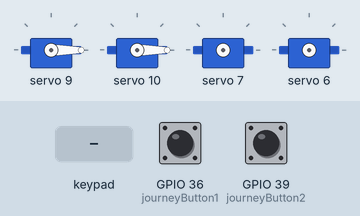
The sketch below on a simulated ESP32. Shown: 4 × servo. The test bench sets the inputs (shaded band); at power-on: GPIO 36 (journeyButton1) LOW, GPIO 39 (journeyButton2) LOW. What the sketch prints to the serial monitor is not drawn.

Above: at 2.2 s.
2.3 s: key 'X' pressed
3.8 s: key 'O' pressed
5.3 s: key 'S' pressed
At 6.0 s:
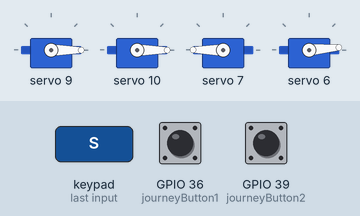
6.8 s: key 'T' pressed
At 7.1 s:
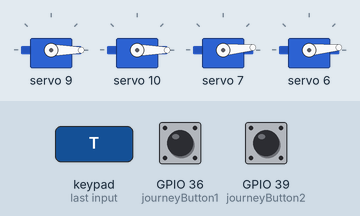
8.3 s: key 'O' pressed
At 9.6 s:
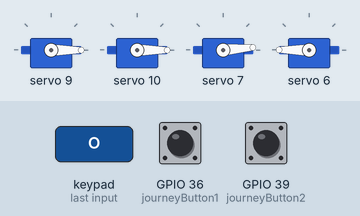
Timing chart, 0 to 10.8 s (numbered marks = the images above; inputs shaded):
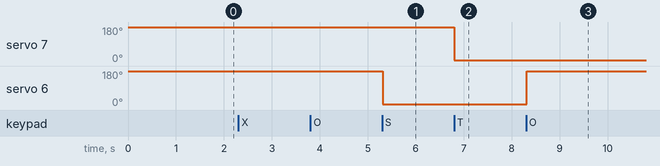

The sketch:

Hgear_with_switch.ino
```cpp
#include <Adafruit_PWMServoDriver.h>
#include <Wire.h>
#include <PS2X_lib.h>

Adafruit_PWMServoDriver pwm = Adafruit_PWMServoDriver();


#define MOTOR_1_CHANNEL_A 8 //leftwheel
#define MOTOR_1_CHANNEL_B 9
#define MOTOR_2_CHANNEL_A 10 //rightwheel
#define MOTOR_2_CHANNEL_B 11
#define MOTOR_3_CHANNEL_A 12 //slide
#define MOTOR_3_CHANNEL_B 13
#define MOTOR_4_CHANNEL_A 14 //hook
#define MOTOR_4_CHANNEL_B 15

#define PS2_DAT 12 // MISO
#define PS2_CMD 13 // MOSI
#define PS2_SEL 15 // SS
#define PS2_CLK 14 // SLK

#define SERVOMIN  800 // the 'minimum' pulse length count (out of 4096)
#define SERVOMAX  800 // the 'maximum' pulse length count (out of 4096)
#define USMIN  600 // the rounded 'minimum' microsecond length based on the minimum pulse of 150
#define USMAX  2400 // the rounded 'maximum' microsecond length based on the maximum pulse of 600
#define SERVO_FREQ 50 // Analog servos run at ~50 Hz updates

#define pressures false
#define rumble false

#define SERVO_1_CHANNEL 7

#define NOTIFY_LED 13

#define MAX_SPEED    2048

uint8_t servonum = 0;

const int journeyButton1 = 36;
int value1 = 0;
const int journeyButton2 = 39;
int value2 = 0;

void setMotorSpeed(int speedR1, int speedR2) {
  if (speedR1 >= 0) {
    pwm.setPin(MOTOR_1_CHANNEL_A, speedR1);
    pwm.setPin(MOTOR_1_CHANNEL_B, 0);
  } else {
    pwm.setPin(MOTOR_1_CHANNEL_A, 0);
    pwm.setPin(MOTOR_1_CHANNEL_B, abs(speedR1));
  }

  if (speedR2 >= 0) {
    pwm.setPin(MOTOR_2_CHANNEL_A, speedR2);
    pwm.setPin(MOTOR_2_CHANNEL_B, 0);
  } else {
    pwm.setPin(MOTOR_2_CHANNEL_A, 0);
    pwm.setPin(MOTOR_2_CHANNEL_B, abs(speedR2));
  }
}

void setSlideSpeed(int speedR3){
  if (speedR3 >= 0) {
    pwm.setPin(MOTOR_3_CHANNEL_A, speedR3);
    pwm.setPin(MOTOR_3_CHANNEL_B, 0);
  } else {
    pwm.setPin(MOTOR_3_CHANNEL_A, 0);
    pwm.setPin(MOTOR_3_CHANNEL_B, abs(speedR3));
  }
}

void setHookSpeed(int speedR4){
  if (speedR4 >= 0) {
    pwm.setPin(MOTOR_4_CHANNEL_A, speedR4);
    pwm.setPin(MOTOR_4_CHANNEL_B, 0);
  } else {
    pwm.setPin(MOTOR_4_CHANNEL_A, 0);
    pwm.setPin(MOTOR_4_CHANNEL_B, abs(speedR4));
  }
}

void setServoPulse(uint8_t n, double pulse) {
  double pulselength;

  pulselength = 1000000;   // 1,000,000 us per second
  pulselength /= SERVO_FREQ;   // Analog servos run at ~60 Hz updates
  Serial.print(pulselength); Serial.println(" us per period");
  pulselength /= 4096;  // 12 bits of resolution
  Serial.print(pulselength); Serial.println(" us per bit");
  pulse *= 1000000;  // convert input seconds to us
  pulse /= pulselength;
  Serial.println(pulse);
  pwm.setPWM(n, 0, pulse);
}

PS2X ps2x; // khởi tạo class PS2x

void setup()
{
  pwm.begin();
  pwm.setOscillatorFrequency(27000000);
  pwm.setPWMFreq(50);
  pinMode(NOTIFY_LED, OUTPUT);
  pinMode(journeyButton1, INPUT);
  pinMode(journeyButton2, INPUT);

  Serial.begin(115200);
  Serial.print("Ket noi voi tay cam PS2:");

  int error = -1;
  for (int i = 0; i < 10 && error != 0; i++) // thử kết nối với tay cầm ps2 trong 10 lần
  {
    delay(1000); // đợi 1 giây
    // cài đặt chân và các chế độ: GamePad(clock, command, attention, data, Pressures?, Rumble?) check for error
    error = ps2x.config_gamepad(PS2_CLK, PS2_CMD, PS2_SEL, PS2_DAT, pressures, rumble);
    Serial.print(".");
  }

  switch (error) // kiểm tra lỗi nếu sau 10 lần không kết nối được
  {
  case 0:
    Serial.println(" Ket noi tay cam PS2 thanh cong");
    break;
  case 1:
    Serial.println(" LOI: Khong tim thay tay cam, hay kiem tra day ket noi vơi tay cam ");
    break;
  case 2:
    Serial.println(" LOI: khong gui duoc lenh");
    break;
  case 3:
    Serial.println(" LOI: Khong vao duoc Pressures mode ");
    break;
  }
}

void loop()
{
  value1 = digitalRead(journeyButton1);
  value2 = digitalRead(journeyButton2);
  ps2x.read_gamepad(0, 0);

  int leftspeed = map(ps2x.Analog(PSS_LY), 0, 255, MAX_SPEED, -MAX_SPEED);
  int rightspeed = map(ps2x.Analog(PSS_RY), 0, 255, MAX_SPEED, -MAX_SPEED);
  setMotorSpeed(leftspeed, -rightspeed);

  if(ps2x.Button(PSB_R1) && value1 == LOW){
    setSlideSpeed(-4095);
  }
  else if(ps2x.Button(PSB_R2) && value2 == LOW){
    setSlideSpeed(4095);
  }
  else if(value1 == HIGH){
    setSlideSpeed(0);
  }
  else if(value2 == HIGH){
    setSlideSpeed(0);
  }
  else{
    setSlideSpeed(0);
  }

  if(ps2x.Button(PSB_L1)){
    setHookSpeed(1024);
  }
  else if(ps2x.Button(PSB_L2)){
    setHookSpeed(-1024);
  }
  else{
    setHookSpeed(0);
  }

  pwm.writeMicroseconds(7, 0);
  if(ps2x.Button(PSB_TRIANGLE)){
    pwm.writeMicroseconds(7, USMIN);
  }
  else if(ps2x.Button(PSB_CROSS)){
    pwm.writeMicroseconds(7, USMAX);
  }
  else{
    pwm.writeMicroseconds(7, 0);
  }

  pwm.writeMicroseconds(6, 0);
  if(ps2x.Button(PSB_SQUARE)){
    pwm.writeMicroseconds(6, USMIN);
  }
  else if(ps2x.Button(PSB_CIRCLE)){
    pwm.writeMicroseconds(6, USMAX);
  }
  else{
    pwm.writeMicroseconds(6, 0);
  }
}
```

Measured:
- after the input at 5.3 s, servo 6: 180° → 5° at once
- after the input at 6.8 s, servo 7: 180° → 5° at once
- after the input at 8.3 s, servo 6: 5° → 180° at once
